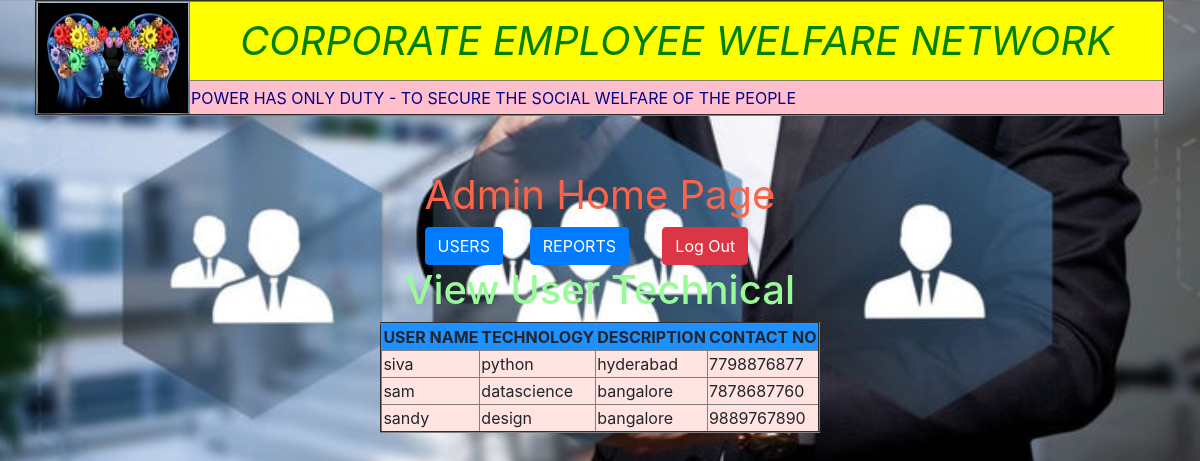
Page /viewtechnical/ on the committed database.
### app_wlfare/models.py (models this page shows)
class TechnicalModel(models.Model):
    name=models.CharField(max_length=40)
    technology=models.CharField(max_length=50)
    description=models.CharField(max_length=100)
    contactno=models.IntegerField(unique=True)

### app_wlfare/views.py (the view)
# urls.py: path('viewtechnical/', views.ViewTechnical.as_view(), name='viewtechnical'),
class ViewTechnical(View):
    def get(self,request):
        tcm=TechnicalModel.objects.all()
        return render(request,"viewtechnical.html",{"tm":tcm})

### templates/viewtechnical.html
{% extends "adminhome.html" %}
{% block adminhome %}
    <h1 align="center"style="color: palegreen">View User Technical</h1>
    <table align="center"border="2" style="background-color: mistyrose">
        <tr style="background-color: dodgerblue">
            <th>USER NAME</th>
            <th>TECHNOLOGY</th>
            <th>DESCRIPTION</th>
            <th>CONTACT NO</th>
        </tr>
        {% for x in tm %}
            <tr>
            <td>{{ x.name }}</td>
            <td>{{ x.technology }}</td>
            <td>{{ x.description }}</td>
            <td>{{ x.contactno }}</td>
        </tr>
        {% endfor %}
    </table>
{% endblock %}

### app_wlfare/static/css/comon.css (style rules this page uses)
body { background-image: url("../images/welfare.JPEG"); background-size: 100%; }

### rows in the picture
TechnicalModel: name "siva", technology "python", description "hyderabad", contactno "7798876877"
TechnicalModel: name "sam", technology "datascience", description "bangalore", contactno "7878687760"
TechnicalModel: name "sandy", technology "design", description "bangalore", contactno "9889767890"
